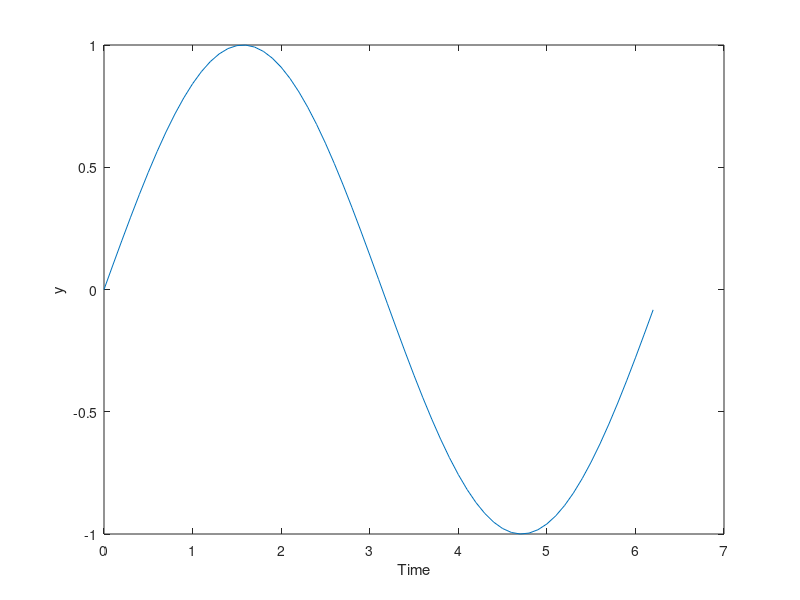

Reproduce this figure in MATLAB.

%Create a cell array containing various data types (numbers, text, and variables).
%Access and display specific elements within the cell array.
myCellArray = {42, 'Hello', 5.14, [1 2 3], rand(3)};

element1 = myCellArray{1};       
element2 = myCellArray{2};      
element3 = myCellArray{3};
element4 = myCellArray{4};
element5 = myCellArray{5};


disp(['Element 1: ', num2str(element1)]);
disp(['Element 2: ', element2]);
disp(['Element 3: ', num2str(element3)]);
disp(['Element 4: ', num2str(element4)]);
disp(['Element 5: ', mat2str(element5)]);
%%%%%%%%%%%%%%%%%%%%%%%%%%%%%%%%%%%%%%%%%%%%%%%%%%%%%%
%Create a simple structure to store information about a person (name, age, city).
%Access and display the structure field

person=struct('name','tawfik','age',22,'city','giza');
disp(['name: ',person.name]);
disp(['age: ',num2str(person.age)]);
disp(['city: ',person.city]);

%%%%%%%%%%%%%%%%%%%%%%%%%%%%%%%%%%%%%%%%%%%%%%%%%%%%%
%Create a character array with your name.
%Concatenate your name with another character array.
%Display the results.

yourName = 'Tawfik Mostafa';
anotherchar = ' Saad Ahmed';
result = [yourName anotherchar];
disp(result);
%%%%%%%%%%%%%%%%%%%%%%%%%%%%%%%%%%%%%%%%%%%%%%%%%%%%%%
%Write an if statement that checks if a number is even or odd.
%Display a message based on the result of the if statement.

x=6;
if rem(x,2)==1
    disp('number is odd.');
else 
    disp('number is even.');
end
%%%%%%%%%%%%%%%%%%%%%%%%%%%%%%%%%%%%%%%%%%%%%%%%%%%%%%%%
%Write an if statement that checks if a number is even or odd.
%Display a message based on the result of the if statement.

for i=1:10;
    disp(i);
end
%%%%%%%%%%%%%%%%%%%%%%%%%%%%%%%%%%%%%%%%%%%%%%%%%%%%%%%%
%Generate data for a simple plot (e.g., a sine wave).
%Plot the data with proper labels and a legend.

t=[0:0.1:2*pi];
X=sin(t);
plot(t,X)
xlabel('Time')
ylabel('y')



